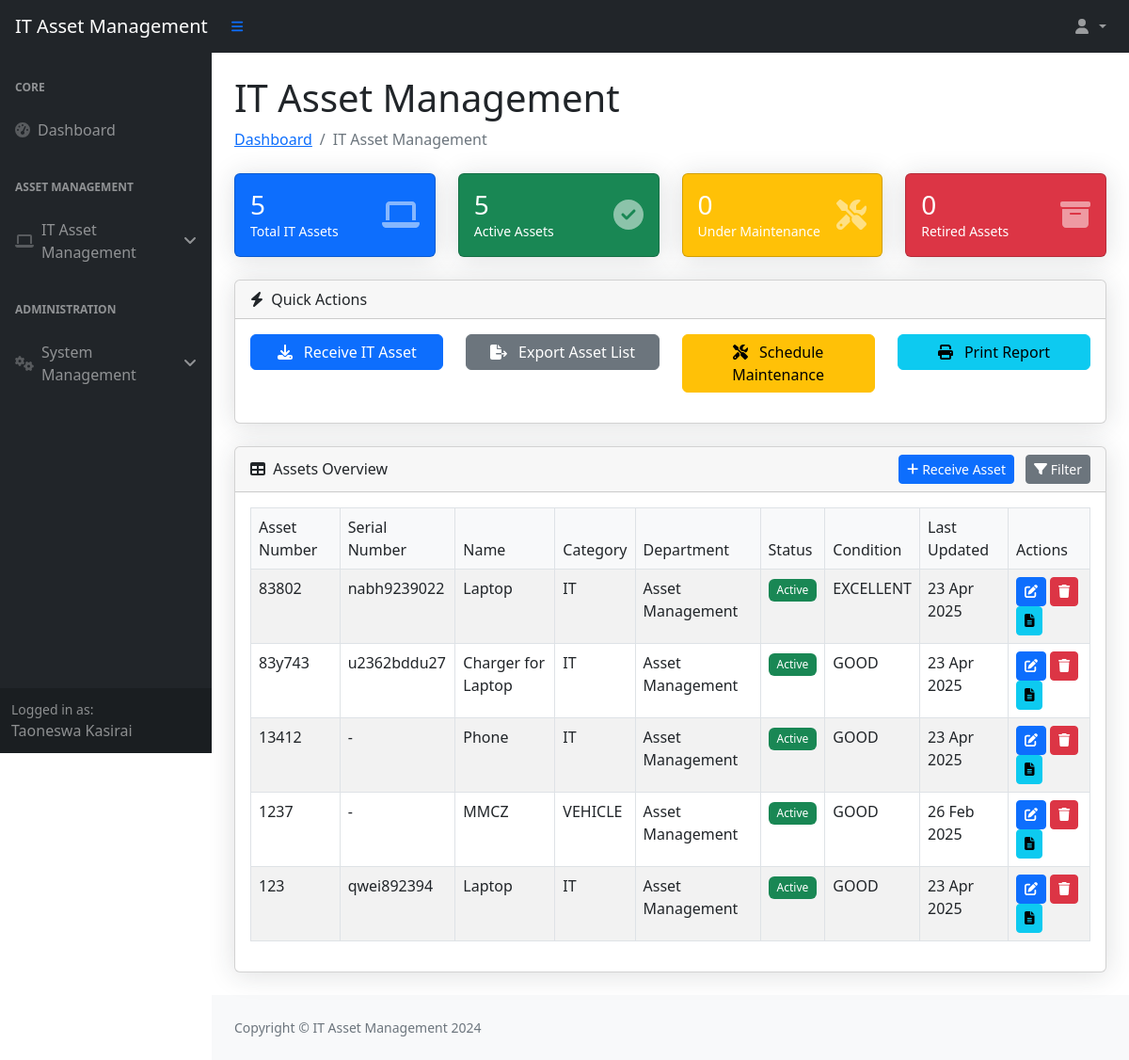
Page /it-management/ (signed in) on the committed database.
### myapp/models.py (models this page shows, shortened)
class Employee(models.Model):
    employee_number = models.CharField(max_length=10, unique=True)
    name = models.CharField(max_length=100)
    surname = models.CharField(max_length=100)
    department = models.ForeignKey(Department, on_delete=models.PROTECT)
    branch = models.CharField(max_length=100)
    section = models.CharField(max_length=100)
    email = models.EmailField(unique=True)
    phone_regex = RegexValidator(
        regex=r'^07\d{8}$',
        message="Phone number must start with '07' and be 10 digits long"
    )
    phone_number = models.CharField(
        validators=[phone_regex],
        max_length=10,
        unique=True
    )
    signature = models.ImageField(
        upload_to='signatures/', null=True, blank=True)
    created_at = models.DateTimeField(auto_now_add=True)
    password = models.CharField(
        max_length=128, default=make_password('defaultpassword'))
    is_first_login = models.BooleanField(default=True)
    is_active = models.BooleanField(default=True)
    roles = models.ManyToManyField(Role, blank=True)
    class Meta:
        ordering = ['surname', 'name']

class Asset(models.Model):
    CONDITION_CHOICES = [
        ('NEW', 'New'),
        ('GOOD', 'Good'),
        ('FAIR', 'Fair'),
        ('POOR', 'Poor'),
        ('RETIRED', 'Retired'),
    ]
    asset_number = models.CharField(max_length=50, unique=True)
    serial_number = models.CharField(
        max_length=100, blank=True, null=True)  # Add this line
    name = models.CharField(max_length=100)
    category = models.CharField(max_length=50)
    description = models.TextField(blank=True)
    department = models.ForeignKey(
        Department, on_delete=models.SET_NULL, null=True)
    location = models.CharField(max_length=100)
    purchase_date = models.DateField()
    purchase_cost = models.DecimalField(max_digits=10, decimal_places=2)
    condition = models.CharField(max_length=10, choices=CONDITION_CHOICES)
    is_active = models.BooleanField(default=True)
    created_at = models.DateTimeField(auto_now_add=True)
    updated_at = models.DateTimeField(auto_now=True)
    is_deleted = models.BooleanField(default=False)
    deleted_at = models.DateTimeField(null=True, blank=True)
    deleted_by = models.ForeignKey(
        Employee, on_delete=models.SET_NULL, null=True, blank=True, related_name='deleted_assets')
    initiator = models.ForeignKey(
        Employee, on_delete=models.SET_NULL, null=True, related_name='initiated_assets')

class Department(models.Model):
    code = models.CharField(max_length=10, unique=True)
    name = models.CharField(max_length=100)
    description = models.TextField(blank=True)
    is_active = models.BooleanField(default=True)
    created_at = models.DateTimeField(auto_now_add=True)
    class Meta:
        ordering = ['name']

### myapp/views.py (the view)
# urls.py: path('it-management/', views.it_management, name='it_management'),
def it_management(request):
    if 'employee_id' not in request.session:
        return redirect('login')
    employee = Employee.objects.get(id=request.session['employee_id'])
    assets = Asset.objects.select_related('department').filter(
        is_deleted=False
    ).order_by('-created_at')
    context = {
        'employee': employee,
        'departments': Department.objects.filter(is_active=True),
        'assets': assets,
        'stats': {
            'total_count': assets.count(),
            'active_count': assets.filter(is_active=True).count(),
            'maintenance_count': assets.filter(condition='POOR').count(),
            'retired_count': assets.filter(condition='RETIRED').count(),
        }
    }
    return render(request, 'myapp/it_management.html', context)

### myapp/templates/myapp/it_management.html (shortened to what this page needs)
{% extends 'myapp/base.html' %}
{% load static %}
{% block content %}
<div class="container-fluid px-4">
    <h1 class="mt-4">IT Asset Management</h1>
    <ol class="breadcrumb mb-4">
        <li class="breadcrumb-item"><a href="{% url 'dashboard' %}">Dashboard</a></li>
        <li class="breadcrumb-item active">IT Asset Management</li>
    </ol>
    <div class="row">
        <div class="col-xl-3 col-md-6">
            <div class="card bg-primary text-white mb-4">
                <div class="card-body">
                    <div class="d-flex justify-content-between align-items-center">
                        <div>
                            <h3 class="mb-0">{{ stats.total_count }}</h3>
                            <div class="small">Total IT Assets</div>
                        </div>
                        <i class="fas fa-laptop fa-2x text-white-50"></i>
                    </div>
                </div>
            </div>
        </div>
        <div class="col-xl-3 col-md-6">
            <div class="card bg-success text-white mb-4">
                <div class="card-body">
                    <div class="d-flex justify-content-between align-items-center">
                        <div>
                            <h3 class="mb-0">{{ stats.active_count }}</h3>
                            <div class="small">Active Assets</div>
                        </div>
                        <i class="fas fa-check-circle fa-2x text-white-50"></i>
                    </div>
                </div>
            </div>
        </div>
        <div class="col-xl-3 col-md-6">
            <div class="card bg-warning text-white mb-4">
                <div class="card-body">
                    <div class="d-flex justify-content-between align-items-center">
                        <div>
                            <h3 class="mb-0">{{ stats.maintenance_count }}</h3>
                            <div class="small">Under Maintenance</div>
                        </div>
                        <i class="fas fa-tools fa-2x text-white-50"></i>
                    </div>
                </div>
            </div>
        </div>
        <div class="col-xl-3 col-md-6">
            <div class="card bg-danger text-white mb-4">
                <div class="card-body">
                    <div class="d-flex justify-content-between align-items-center">
                        <div>
                            <h3 class="mb-0">{{ stats.retired_count }}</h3>
                            <div class="small">Retired Assets</div>
                        </div>
                        <i class="fas fa-archive fa-2x text-white-50"></i>
                    </div>
                </div>
            </div>
        </div>
    </div>
    <div class="row mb-4">
        <div class="col-12">
            <div class="card">
                <div class="card-header">
                    <i class="fas fa-bolt me-1"></i>
                    Quick Actions
                </div>
                <div class="card-body">
                    <div class="row">
                        <div class="col-md-3 mb-3">
                            <a href="#" class="btn btn-primary w-100" data-bs-toggle="modal" data-bs-target="#receiveAssetModal">
                                <i class="fas fa-download me-2"></i> Receive IT Asset
                            </a>
                        </div>
                        <div class="col-md-3 mb-3">
                            <a href="{% url 'export_asset_list' %}" class="btn btn-secondary w-100">
                                <i class="fas fa-file-export me-2"></i> Export Asset List
                            </a>
                        </div>
                        <div class="col-md-3 mb-3">
                            <a href="{% url 'maintenance_records' %}" class="btn btn-warning w-100">
                                <i class="fas fa-tools me-2"></i> Schedule Maintenance
                            </a>
                        </div>
                        <div class="col-md-3 mb-3">
                            <button onclick="printAssetReport()" class="btn btn-info w-100">
                                <i class="fas fa-print me-2"></i> Print Report
                            </button>
                        </div>
                    </div>
                </div>
            </div>
        </div>
    </div>
    <div class="card mb-4">
        <div class="card-header d-flex justify-content-between align-items-center">
            <div>
                <i class="fas fa-table me-1"></i>
                Assets Overview
            </div>
            <div>
                <button type="button" class="btn btn-primary btn-sm" data-bs-toggle="modal" data-bs-target="#receiveAssetModal">
                    <i class="fas fa-plus"></i> Receive Asset
                </button>
                <button type="button" class="btn btn-secondary btn-sm ms-2" data-bs-toggle="modal" data-bs-target="#filterModal">
                    <i class="fas fa-filter"></i> Filter
                </button>
            </div>
        </div>
        <div class="card-body">
            <table id="assetsTable" class="table table-bordered table-striped">
                <thead>
                    <tr>
                        <th>Asset Number</th>
                        <th>Serial Number</th>
                        <th>Name</th>
                        <th>Category</th>
                        <th>Department</th>
                        <th>Status</th>
                        <th>Condition</th>
                        <th>Last Updated</th>
                        <th>Actions</th>
                    </tr>
                </thead>
                <tbody>
                    {% for asset in assets %}
                    <tr>
                        <td>{{ asset.asset_number }}</td>
                        <td>{{ asset.serial_number|default:"-" }}</td>
                        <td>{{ asset.name }}</td>
                        <td>{{ asset.category }}</td>
                        <td>{{ asset.department.name }}</td>
                        <td>
                            <span class="badge {% if asset.is_active %}bg-success{% else %}bg-danger{% endif %}">
                                {{ asset.is_active|yesno:"Active,Inactive" }}
                            </span>
                        </td>
                        <td>{{ asset.condition }}</td>
                        <td>{{ asset.updated_at|date:"d M Y" }}</td>
                        <td>
                            <button type="button" class="btn btn-sm btn-primary edit-asset" data-bs-toggle="modal" data-bs-target="#receiveAssetModal" data-id="{{ asset.id }}">
                                <i class="fas fa-edit"></i>
                            </button>
                            <button type="button" class="btn btn-sm btn-danger delete-asset" data-id="{{ asset.id }}">
                                <i class="fas fa-trash"></i>
                            </button>
                            <button type="button" class="btn btn-sm btn-info" onclick="generateAssetReport('{{ asset.id }}')">
                                <i class="fas fa-file-alt"></i>
                            </button>
                        </td>
                    </tr>
                    {% endfor %}
                </tbody>
            </table>
        </div>
    </div>
</div>
{% endblock %}

### myapp/templates/myapp/base.html (shortened to what this page needs)
<!DOCTYPE html>
{% load static %}
<html lang="en">
<head>
    <link href="https://cdn.jsdelivr.net/npm/bootstrap@5.2.3/dist/css/bootstrap.min.css" rel="stylesheet">
    <link href="https://cdn.jsdelivr.net/npm/simple-datatables@7.1.2/dist/style.min.css" rel="stylesheet" />
    <link href="{% static 'myapp/css/styles.css' %}" rel="stylesheet" />
</head>
<body class="sb-nav-fixed">
    <nav class="sb-topnav navbar navbar-expand navbar-dark bg-dark">
        <a class="navbar-brand ps-3" href="{% url 'dashboard' %}">IT Asset Management</a>
        <button class="btn btn-link btn-sm order-1 order-lg-0 me-4 me-lg-0" id="sidebarToggle" href="#!">
            <i class="fas fa-bars"></i>
        </button>
        <ul class="navbar-nav ms-auto me-3">
            <li class="nav-item dropdown">
                <a class="nav-link dropdown-toggle" id="navbarDropdown" href="#" role="button" data-bs-toggle="dropdown" aria-expanded="false">
                    <i class="fas fa-user fa-fw"></i>
                </a>
            </li>
        </ul>
    </nav>
    <div id="layoutSidenav">
        <div id="layoutSidenav_nav">
            <nav class="sb-sidenav accordion sb-sidenav-dark" id="sidenavAccordion">
                <div class="sb-sidenav-menu">
                    <div class="nav">
                        <div class="sb-sidenav-menu-heading">Core</div>
                        <a class="nav-link" href="{% url 'dashboard' %}">
                            <div class="sb-nav-link-icon"><i class="fas fa-tachometer-alt"></i></div>
                            Dashboard
                        </a>
                        <div class="sb-sidenav-menu-heading">Asset Management</div>
                        <a class="nav-link collapsed" href="#" data-bs-toggle="collapse" data-bs-target="#collapseAssets">
                            <div class="sb-nav-link-icon"><i class="fas fa-laptop"></i></div>
                            IT Asset Management
                            <div class="sb-sidenav-collapse-arrow"><i class="fas fa-angle-down"></i></div>
                        </a>
                        <div class="sb-sidenav-menu-heading">Administration</div>
                        <a class="nav-link collapsed" href="#" data-bs-toggle="collapse" data-bs-target="#collapseSystem">
                            <div class="sb-nav-link-icon"><i class="fas fa-cogs"></i></div>
                            System Management
                            <div class="sb-sidenav-collapse-arrow"><i class="fas fa-angle-down"></i></div>
                        </a>
                    </div>
                </div>
                <div class="sb-sidenav-footer">
                    <div class="small">Logged in as:</div>
                    {{ employee.name }} {{ employee.surname }}
                </div>
            </nav>
        </div>
        <div id="layoutSidenav_content">
            <main>
                {% block content %}{% endblock %}
            </main>
            <footer class="py-4 bg-light mt-auto">
                <div class="container-fluid px-4">
                    <div class="d-flex align-items-center justify-content-between small">
                        <div class="text-muted">Copyright &copy; IT Asset Management 2024</div>
                    </div>
                </div>
            </footer>
        </div>
    </div>
</body>
</html>

### myapp/static/myapp/css/styles.css (style rules this page uses)
.sb-nav-fixed { position: relative; }
.sb-nav-fixed #layoutSidenav #layoutSidenav_nav { width: 225px; height: 100vh; position: fixed; left: 0; top: 0; padding-top: 56px; }
.sb-nav-fixed #layoutSidenav #layoutSidenav_content { padding-left: 225px; top: 56px; }
.sb-nav-fixed .sb-topnav { z-index: 1039; position: fixed; top: 0; right: 0; left: 0; height: 56px; }
#layoutSidenav { display: flex; }
#layoutSidenav_nav { flex-basis: 225px; flex-shrink: 0; transition: transform 0.15s ease-in-out; z-index: 1038; transform: translateX(0); }
#layoutSidenav_content { position: relative; display: flex; flex-direction: column; justify-content: space-between; min-width: 0; flex-grow: 1; min-height: calc(100vh - 56px); margin-left: -225px; }
.sb-sidenav { display: flex; flex-direction: column; height: 100%; flex-wrap: nowrap; }
.sb-sidenav .sb-sidenav-menu { flex-grow: 1; }
.sb-sidenav .sb-sidenav-menu .nav { flex-direction: column; flex-wrap: nowrap; }
.sb-sidenav .sb-sidenav-menu .nav .sb-sidenav-menu-heading { padding: 1.75rem 1rem 0.75rem; font-size: 0.75rem; font-weight: bold; text-transform: uppercase; color: rgba(255, 255, 255, 0.5); }
.sb-sidenav .sb-sidenav-menu .nav .nav-link { display: flex; align-items: center; padding: 0.75rem 1rem; color: rgba(255, 255, 255, 0.5); }
.sb-sidenav .sb-sidenav-menu .nav .nav-link .sb-nav-link-icon { margin-right: 0.5rem; }
.sb-sidenav .sb-sidenav-menu .nav .nav-link .sb-sidenav-collapse-arrow { margin-left: auto; }
.sb-sidenav .sb-sidenav-footer { padding: 0.75rem; background-color: rgba(0, 0, 0, 0.2); }
.sb-sidenav-dark { background-color: #212529; color: rgba(255, 255, 255, 0.5); }
.sb-sidenav-dark .sb-sidenav-menu .nav-link .sb-nav-link-icon { color: rgba(255, 255, 255, 0.25); }
@media (min-width: 992px) { #layoutSidenav_content { margin-left: 0; transition: margin 0.15s ease-in-out; } }
.card { box-shadow: 0 0.15rem 1.75rem 0 rgba(33, 40, 50, 0.15); }
.card .card-header { font-weight: 500; }
.table th { font-weight: 500; background-color: #f8f9fa; }
.badge { font-weight: 500; padding: 0.5em 0.75em; }
.btn-sm { padding: 0.25rem 0.5rem; font-size: 0.875rem; }

### rows in the picture
Employee: name "Taoneswa", surname "Kasirai"
Asset: asset_number "83802", serial_number "nabh9239022", name "Laptop", category "IT", department.name "Asset Management", is_active "Active", condition "EXCELLENT", updated_at "23 Apr 2025"
Asset: asset_number "83y743", serial_number "u2362bddu27", name "Charger for Laptop", category "IT", department.name "Asset Management", is_active "Active", condition "GOOD", updated_at "23 Apr 2025"
Asset: asset_number "13412", serial_number "-", name "Phone", category "IT", department.name "Asset Management", is_active "Active", condition "GOOD", updated_at "23 Apr 2025"
Asset: asset_number "1237", serial_number "-", name "MMCZ", category "VEHICLE", department.name "Asset Management", is_active "Active", condition "GOOD", updated_at "26 Feb 2025"
Asset: asset_number "123", serial_number "qwei892394", name "Laptop", category "IT", department.name "Asset Management", is_active "Active", condition "GOOD", updated_at "23 Apr 2025"

### other values in the picture
{{ stats.total_count }} "5"
{{ stats.active_count }} "5"
{{ stats.maintenance_count }} "0"
{{ stats.retired_count }} "0"
